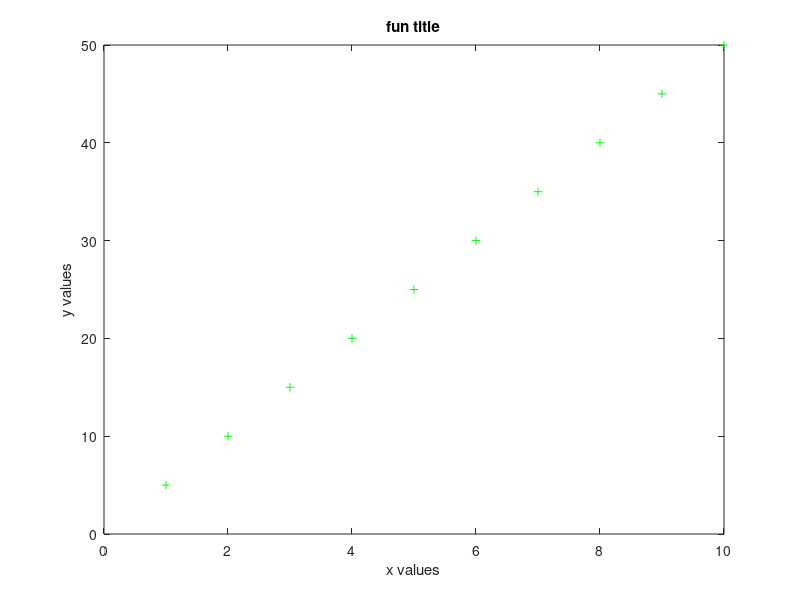

Recreate this plot in MATLAB.
% generates green plot for x and y values
x = 1:10;
y = 5:5:50;     
plot(x,y,'g+')
title('fun title')
xlabel('x values')
ylabel('y values')
